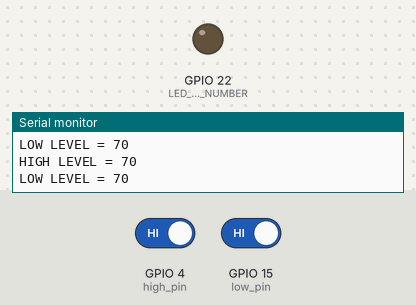
The sketch below on a simulated ESP32. Shown: output pins drawn as LEDs (lit = HIGH), the last lines printed to the serial monitor. The test bench sets the inputs (shaded band); at power-on: GPIO 4 (high_pin) HIGH, GPIO 15 (low_pin) HIGH.

Above: at 2.2 s.
2.3 s: GPIO 4 (high_pin) driven LOW and GPIO 15 (low_pin) driven LOW
At 4.4 s:
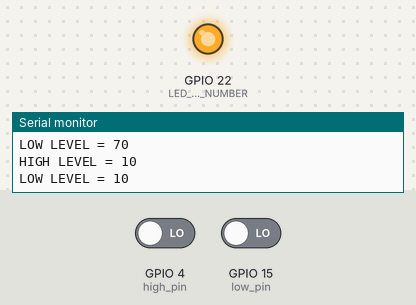
5.5 s: GPIO 15 (low_pin) driven HIGH
At 7.5 s:
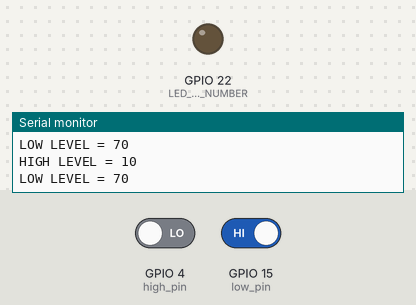
8.0 s: GPIO 15 (low_pin) driven LOW
At 9.8 s:
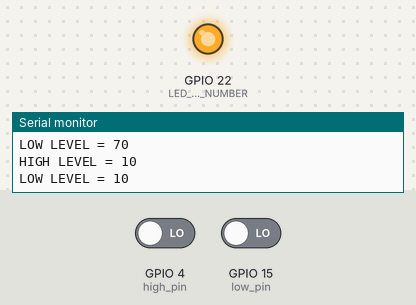
Timing chart, 0 to 11.3 s (numbered marks = the images above; inputs shaded):
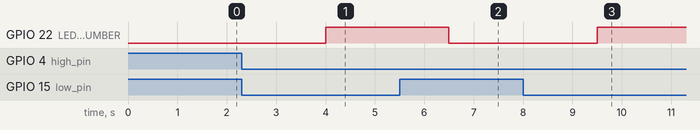

The sketch:

capacitative_touch_water1.ino
```cpp
#define high_pin T0
#define low_pin T3

const int LED_PIN_NUMBER = 22;

const int HIGH_THRESHOLD = 50;
const int LOW_THRESHOLD = 50;

int HIGH_WATER_LEVEL;
int LOW_WATER_LEVEL;

void setup()
{
Serial.begin(115200);
Serial.print("Water sensor test 1");
delay(1000);
pinMode (LED_PIN_NUMBER, OUTPUT);
}

void loop(){
HIGH_WATER_LEVEL = touchRead(high_pin);
LOW_WATER_LEVEL = touchRead(low_pin);

Serial.print("HIGH LEVEL = ");
Serial.println( HIGH_WATER_LEVEL);
Serial.print("LOW LEVEL = ");
Serial.println(LOW_WATER_LEVEL);
delay(1000);

if ((HIGH_WATER_LEVEL < HIGH_THRESHOLD) && (LOW_WATER_LEVEL < LOW_THRESHOLD)){
  while(LOW_WATER_LEVEL < LOW_THRESHOLD){
  digitalWrite(LED_PIN_NUMBER, HIGH);
  LOW_WATER_LEVEL = touchRead(low_pin);
}} else {
  digitalWrite(LED_PIN_NUMBER, LOW);
}
}
```

Measured:
- after the input at 2.3 s, GPIO 22 (LED_PIN_NUMBER): LOW → HIGH after 1.7 s
- after the input at 5.5 s, GPIO 22 (LED_PIN_NUMBER): HIGH → LOW after 1.0 s
- after the input at 8.0 s, GPIO 22 (LED_PIN_NUMBER): LOW → HIGH after 1.5 s
